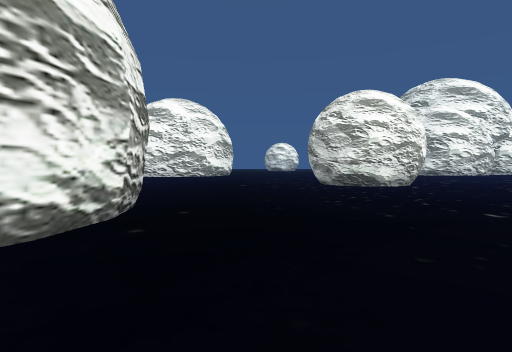
View 1 (above)

19 first-person views from a walk through a Unity game level. The camera is 1.3 m above the floor, tilts 2° down and sees 80° across. The floor is counted in squares, 2 m on a side. Each view is taken from the middle of a square. On the plan, view 1 faces up. The plan holds only what a view shows up to about 10 squares ahead; the rest is blank. The place goes on beyond the plan. The player character is not drawn.

View 2
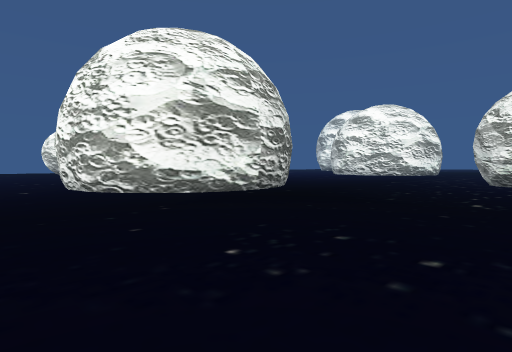

View 3
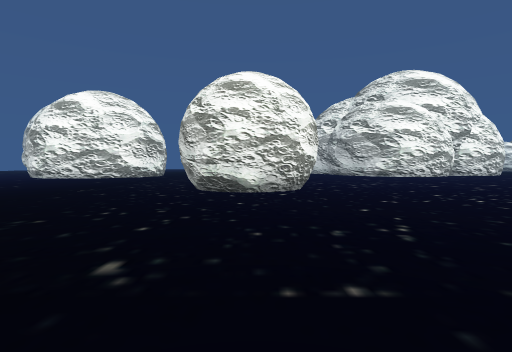

View 4
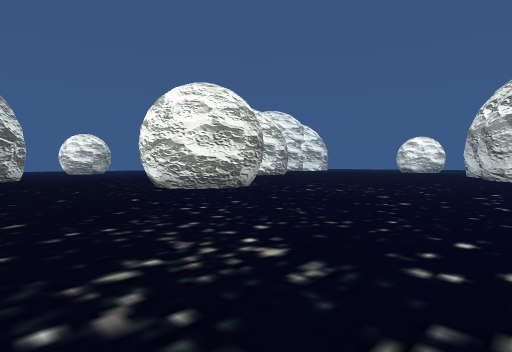

View 5
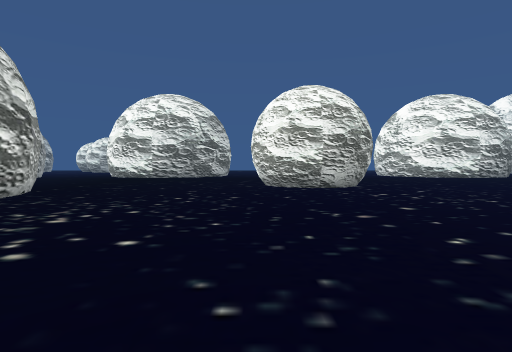

View 6
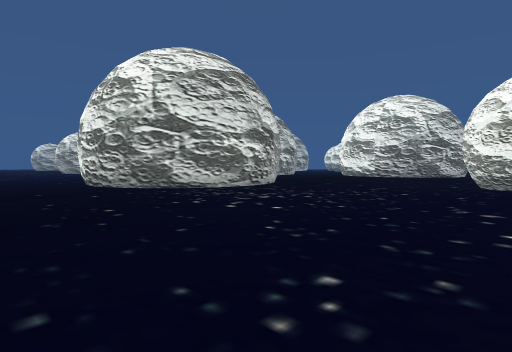

View 7
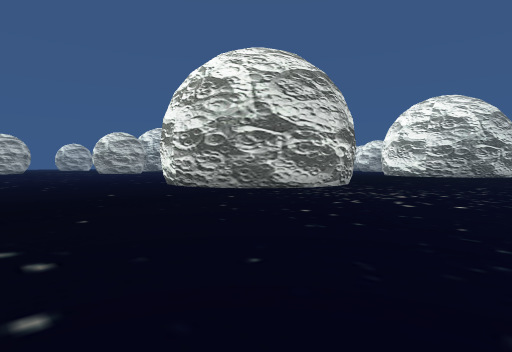

View 8
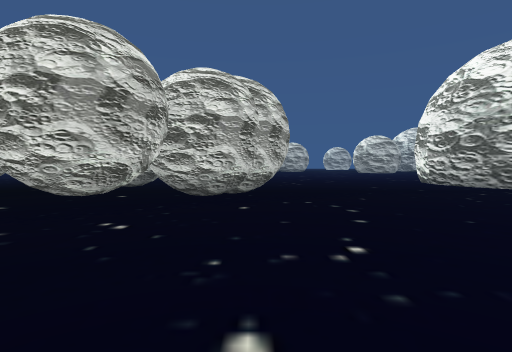

View 9
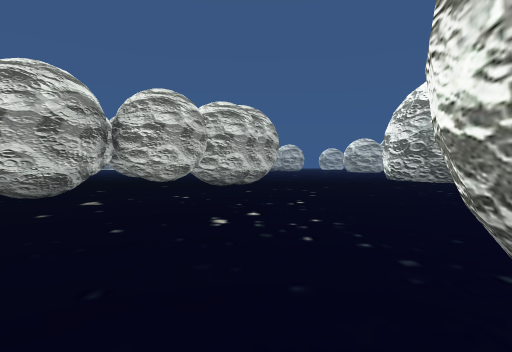

View 10
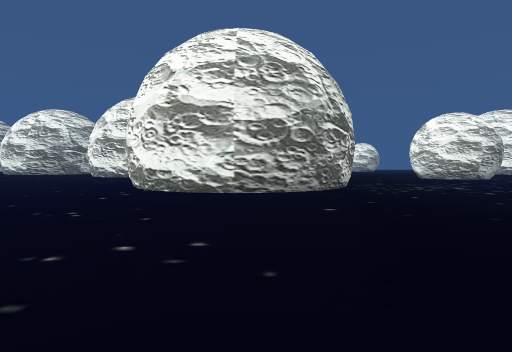

View 11
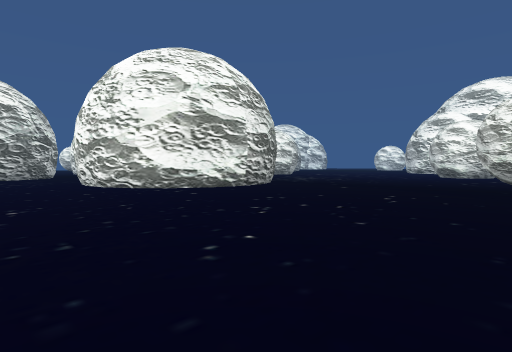

View 12
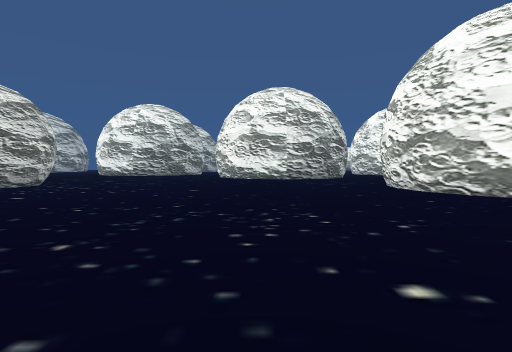

View 13
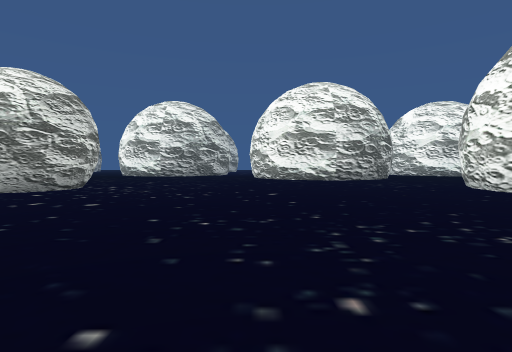

View 14
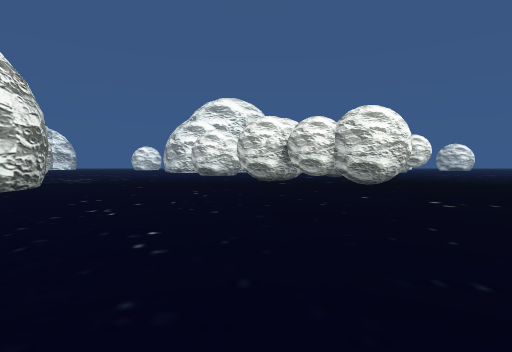

View 15
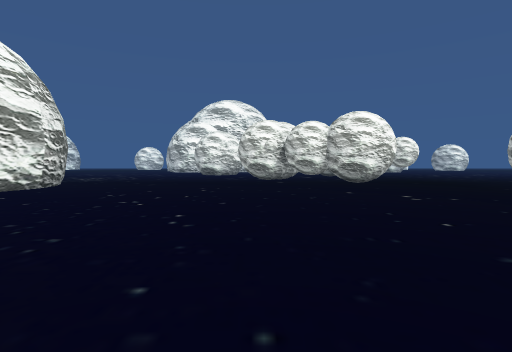

View 16
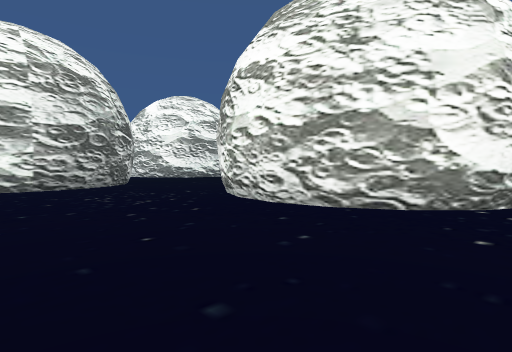

View 17
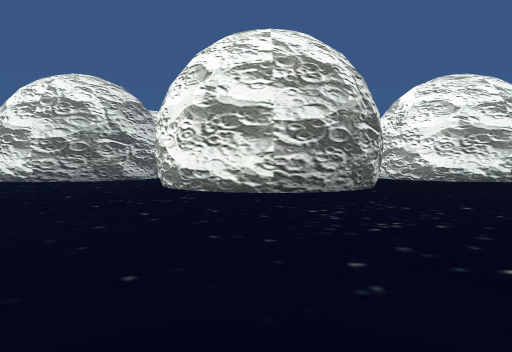

View 18
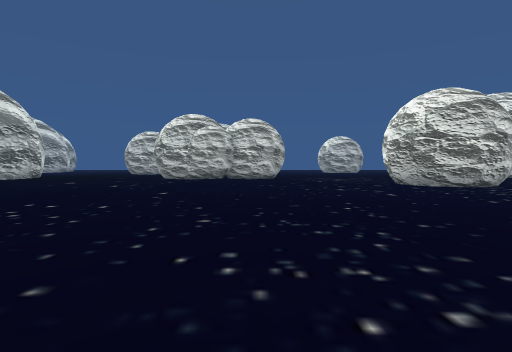

View 19
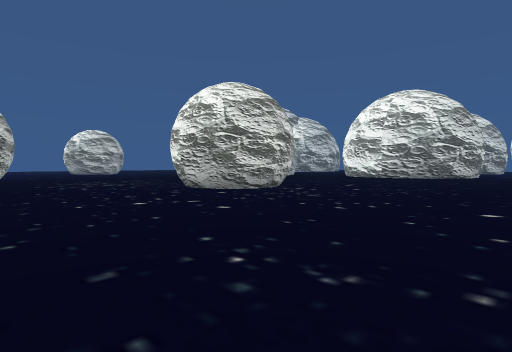

### Floor plan
Key: @ floor where view 1 was taken; # wall or solid block; . floor.
Columns run from 8 left of view 1 to 21 right of it. Each row starts with its distance up from view 1.
 14             ........      .
 13             ........     #
 12     ......  ##.......    #..
 11     ......   #........ ......
 10      .....####................
  9      .. ...##................#
  8         ....................##
  7         ....................#
  6         ...................##
  5       #  .................###
  4       #   .....###........###
  3       #     ..## ###.......###
  2      ## .....      #........##
  1     ##  .....      ##.........
  0 ..##    @....      ##.......
 -1 ....    .....      #......
 -2         #.....##  ##........
 -3         ###....####.........
 -4           #..................
 -5           ##.................
 -6           ##.............. .
 -7           #................
 -8          ##................
 -9         ##................
-10         ...................
-11         ....................
-12         .....................
-13         ...  .................
-14         ..    .##.............
-15               ####............

Positions as (right, up) in squares from view 1, and headings:
1: (0, 0), facing up
2: (4, -2), facing up-left
3: (4, 2), facing up
4: (12, 5), facing up-left
5: (14, 9), facing left
6: (15, 11), facing down-left
7: (17, 9), facing down-left
8: (18, 11), facing down
9: (18, 14), facing down
10: (19, 1), facing left
11: (19, -6), facing up-left
12: (17, -7), facing left
13: (16, -9), facing left
14: (18, -7), facing up
15: (18, -8), facing up
16: (12, -7), facing up-left
17: (10, -6), facing left
18: (14, -5), facing down
19: (14, -8), facing down-left
